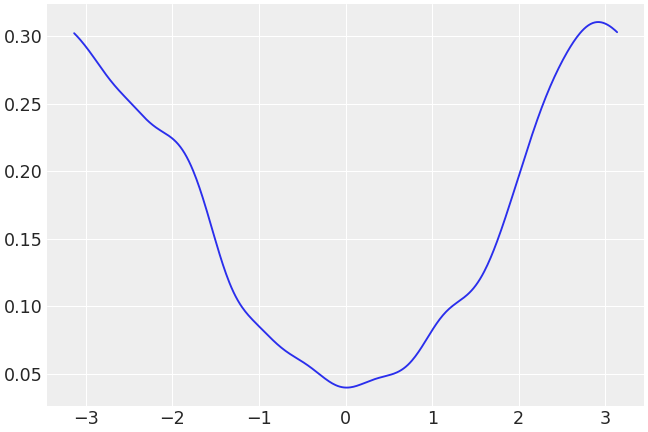

Here is the Python script that generated this plot:
rvs = np.random.vonmises(mu=np.pi, kappa=1, size=500)
# bw_fct > 1 means less smoothness.
grid, pdf = kde(rvs, circular=True, bw_fct=3)
plt.plot(grid, pdf)
plt.show()
